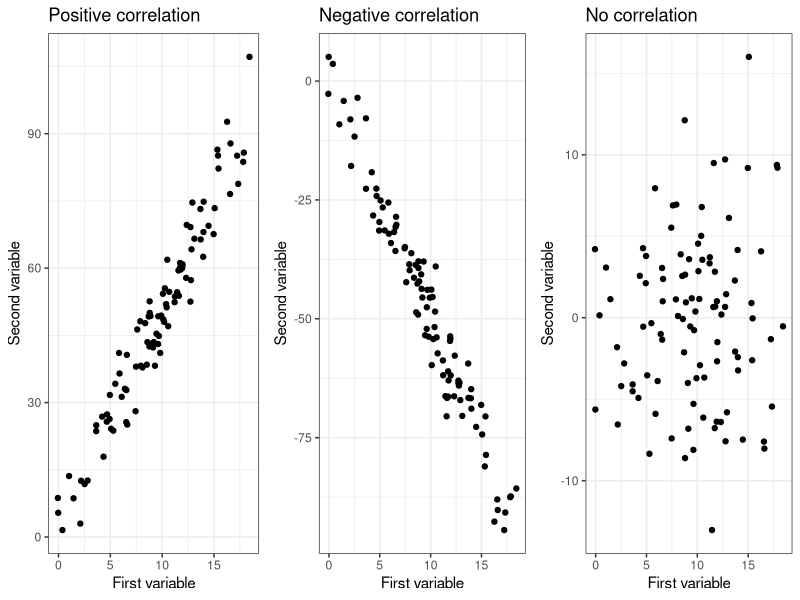
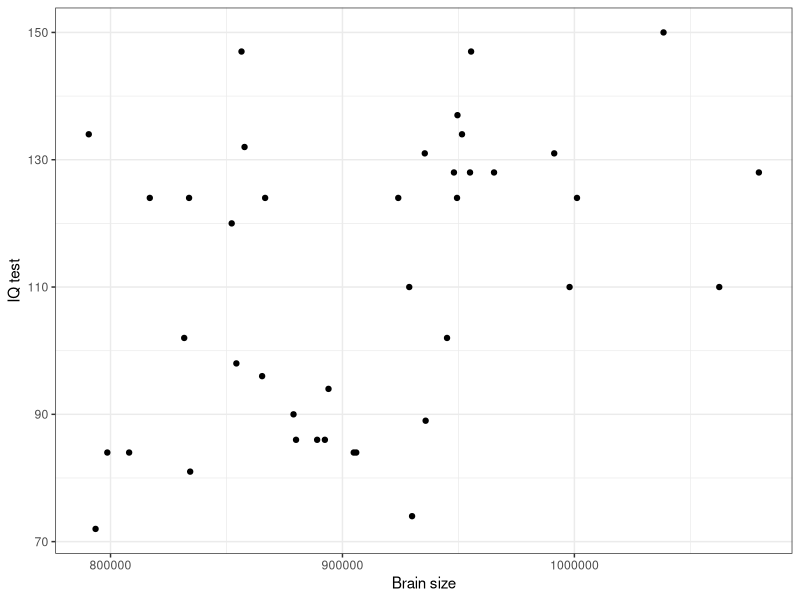
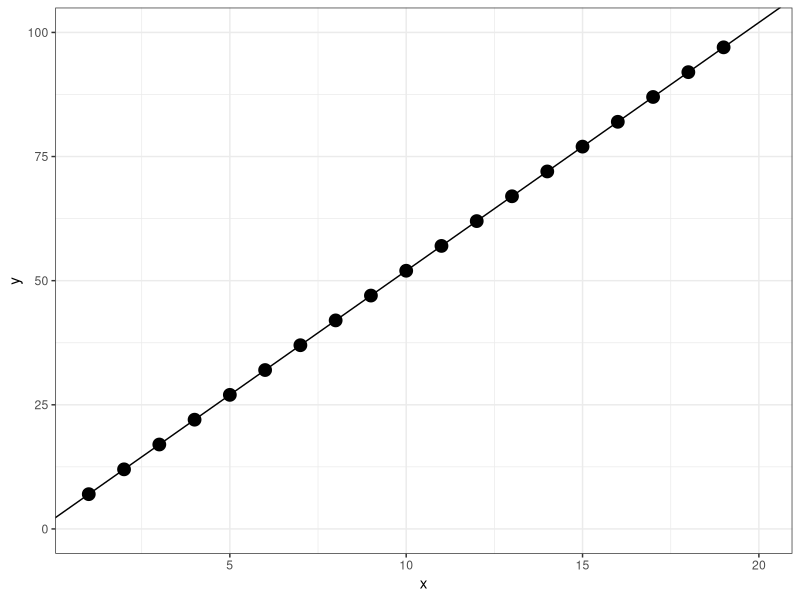
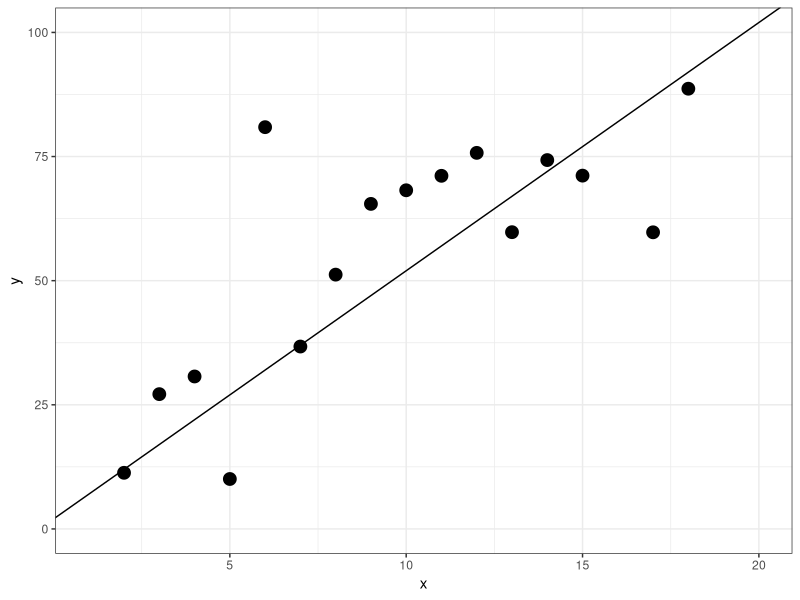
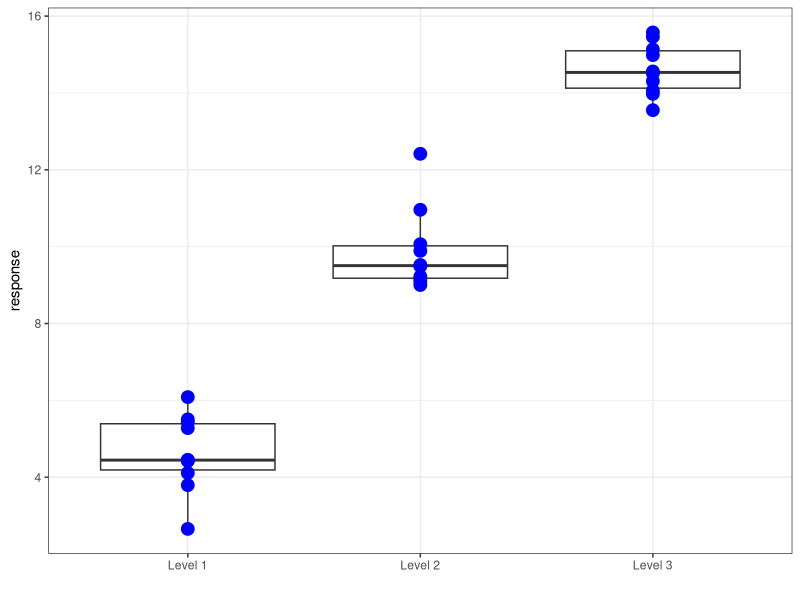
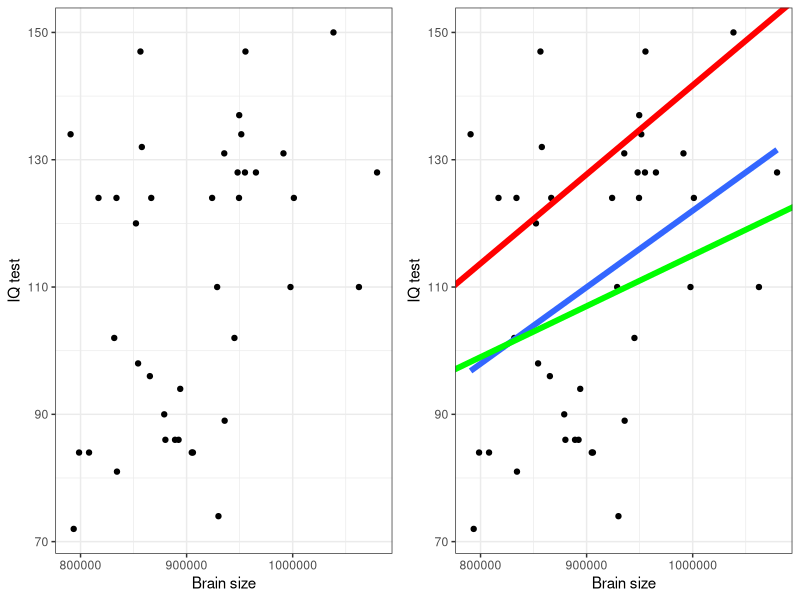
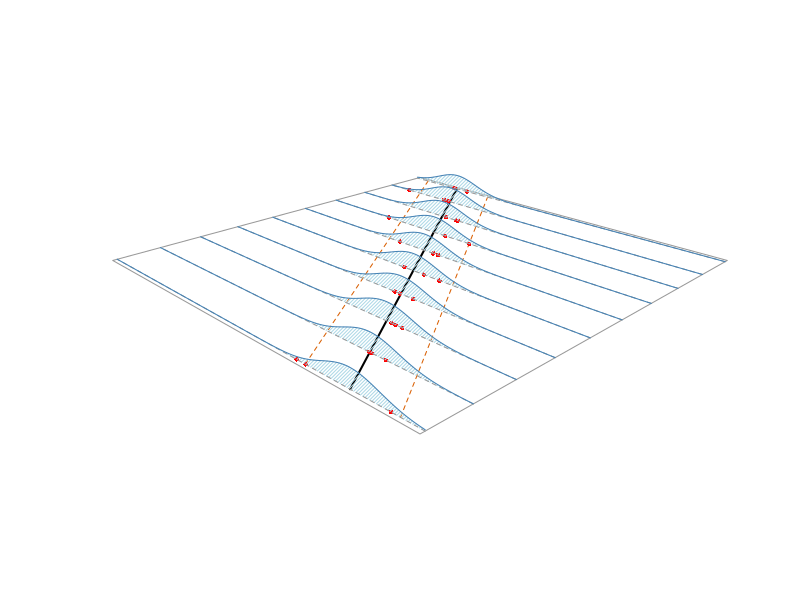
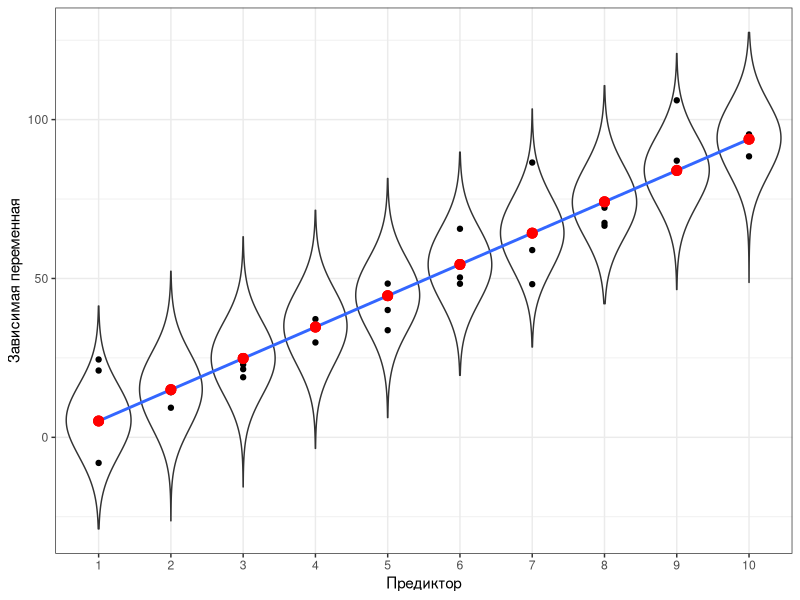

Source code (R) for these figures, in order:
## ---- chunk 1
# output options
options(width = 70, scipen = 6, digits = 3)
library(knitr)
# chunk default options
opts_chunk$set(fig.align='center', tidy = FALSE, fig.width = 7, fig.height = 3, warning = FALSE)
## ---- chunk 2
# library(downloader)
# download("https://varmara.github.io/linmodr/data/IQ_brain.csv", destfile = "data/IQ_brain.csv" )
## ---- chunk 3
brain <- read.csv("data/IQ_brain.csv", header = TRUE)
head(brain)

## ---- chunk 4
sum(!complete.cases(brain))
## ---- chunk 5
sapply(brain, function(x) sum(is.na(x)))
## ---- chunk 6
brain[!complete.cases(brain), ]
## ---- chunk 7
nrow(brain) ## Это без учета пропущенных значений
## ---- chunk 8
library (ggplot2)
library (gridExtra)
theme_set(theme_bw())
x <- rnorm(100, 10, 5)
y1 <- 5*x + rnorm(100, 0, 5)
pl_pos_cor <- ggplot(data.frame(x = x, y = y1), aes(x = x, y = y)) + geom_point() + xlab("First variable") + ylab("Second variable") + ggtitle("Positive correlation")

y2 <- -5*x + rnorm(100, 0, 5)
pl_neg_cor <- ggplot(data.frame(x = x, y = y2), aes(x = x, y = y)) + geom_point() + xlab("First variable") + ylab("Second variable") + ggtitle("Negative correlation")

y3 <- 0*x + rnorm(100, 0, 5)
pl_zero_cor <- ggplot(data.frame(x = x, y = y3), aes(x = x, y = y)) + geom_point() + xlab("First variable") + ylab("Second variable") + ggtitle("No correlation")

grid.arrange(pl_pos_cor, pl_neg_cor, pl_zero_cor, ncol = 3)

## ---- chunk 9
cor(brain[,2:6], use = "pairwise.complete.obs")

## ---- chunk 10
cor.test(brain$PIQ, brain$MRINACount, method = "pearson", alternative = "two.sided")

## ---- chunk 11
pl_brain <- ggplot(brain, 
               aes(x = MRINACount, y = PIQ)) + 
  geom_point() + 
  xlab("Brain size") + 
  ylab("IQ test")
pl_brain
## ---- chunk 12
x <- 1:20
y <- 2 + 5*x
ggplot(data.frame(x=x, y=y), aes(x=x, y=y)) + geom_point(size=4)  + geom_abline(slope=5, intercept = 2) + ylim(0, 100) 
## ---- chunk 13
x <- 1:20
y <- 2 + 5*x + rnorm(20,0, 20)
ggplot(data.frame(x=x, y=y), aes(x=x, y=y)) + geom_point(size=4)  + geom_abline(slope=5, intercept = 2)  + ylim(0,100) + theme_bw()

## ---- chunk 14
set.seed(1234)
x <- data.frame(labels = c(rep("Level 1", 10), rep( "Level 2", 10), rep("Level 3", 10)), response = c(rnorm(10, 5, 1), rnorm(10, 10, 1), rnorm(10, 15, 1))) 

ggplot(x, aes(x=labels, y=response)) + geom_boxplot()+ geom_point(color="blue", size=4) + xlab(" ") 

## ---- chunk 15
library(ggplot2)

pl_1 <- pl_brain + geom_smooth(method = "lm", se = FALSE, size=2) + geom_abline(slope = 0.00008, intercept = 35, color="green", size = 2) + geom_abline(slope = 0.00014, intercept =1.7, color="red", size=2) 

grid.arrange (pl_brain, pl_1, ncol=2)

## ---- chunk 16
## Based on code by Arthur Charpentier:
## http://freakonometrics.hypotheses.org/9593
## TODO: wrap it into a function and adapt it for use with other distributions
## as Markus Gesmann has done here
## http://www.magesblog.com/2015/08/visualising-theoretical-distributions.html

n <- 2


xy <- data.frame(X = rep(1:10, 3))

xy$Y <- 10*xy$X + rnorm(30, 0, 10)

xy$predicted <- predict(lm(Y ~ X, data = xy))


# X <- sqrt(brain$MRINACount) 
# Y <- sqrt(brain$PIQ)

X <- xy$X
Y <- (xy$Y)


df <- data.frame(X , Y)

# regression
reggig <- glm(Y ~ X, data = df, family = gaussian(link = "identity"))

# empty plot
vX <- seq(min(X) - 0.1, max(X) + 0.1, length = n)
vY <- seq(min(Y) - 10, max(Y) + 10, length = n)
mat <- persp(x = vX, y = vY, z = matrix(0, n, n), 
             zlim = c(0, 0.1),
             theta =  - 45, phi = 20, expand = 0.1,
             ticktype  = "detailed",  box = FALSE, border = "gray60")

x <- seq(min(X), max(X), length = 501)

# expected values
C <- trans3d(x, predict(reggig, newdata = data.frame(X = x), type = "response"), rep(0, length(x)), mat)
lines(C, lwd = 2)

sdgig <- sqrt(summary(reggig)$dispersion)

# 1SD
y1 <- qnorm(.95, predict(reggig, newdata = data.frame(X = x), type = "response"),  sdgig)
C <- trans3d(x, y1, rep(0, length(x)), mat)
lines(C, lty = 2, col = "#d95f02")
y2 <- qnorm(.05, predict(reggig, newdata = data.frame(X = x), type = "response"),  sdgig)
C <- trans3d(x, y2, rep(0, length(x)), mat)
lines(C, lty = 2, col = "#d95f02")

# C <- trans3d(c(x, rev(x)), c(y1, rev(y2)), rep(0, 2 * length(x)), mat)
# polygon(C, border = NA, col = "yellow")

# data points
C <- trans3d(X, Y, rep(0, length(X)), mat)
points(C,  pch = 16, col = "red", cex = 0.6)

# density curves
n <- 10
vX <- seq(min(X), max(X), length = n)

mgig <- predict(reggig, newdata = data.frame(X = vX))

sdgig <- sqrt(summary(reggig)$dispersion)

for(j in n:1){
  stp <- 251
  x <- rep(vX[j], stp)
  y <- seq(min(min(Y) - 10, 
               qnorm(.05, 
                     predict(reggig, 
                             newdata = data.frame(X = vX[j]), 
                             type = "response"),  
                     sdgig)), 
           max(Y) + 10, 
           length = stp)
  z0 <- rep(0, stp)
  z <- dnorm(y,  mgig[j],  sdgig)
  C <- trans3d(c(x, x), c(y, rev(y)), c(z, z0), mat)
  polygon(C, border = NA, col = "light blue", density = 40)
  C <- trans3d(x, y, z0, mat)
  lines(C, lty = 2, col = "grey60")
  C <- trans3d(x, y, z, mat)
  lines(C, col = "steelblue")
}

## ---- chunk 17

# xy <- data.frame(X = rep(1:10, 3))
# xy$Y <- 10*xy$X + rnorm(30, 0, 10)
# xy$predicted <- predict(lm(Y ~ X, data = xy))
# 

rand_df <- matrix(rep(NA,100000), ncol = 10)
for(i in 1:10) rand_df[,i] <- rnorm(10000, xy$predicted[i], 10)

rand_df <- data.frame(X = rep(xy$X, each = 10000), Y = as.vector(rand_df))



ggplot(xy, aes(x = X, y = Y)) + geom_violin(data = rand_df, aes(x = factor(X)), adjust = 5 ) + geom_point() + geom_smooth(method = "lm", se = F) + geom_point(data = xy, aes(x = X, y = predicted), color = "red", size = 3) + labs(x = "Предиктор", y = "Зависимая переменная") 
## ---- chunk 18
brain_model <- lm(PIQ ~ MRINACount, data = brain)
brain_model
## ---- chunk 19
n=100
x <- rnorm(n, 10, 5)
y1 <- 5*x + 50 + rnorm(n, 0, 2)
y2 <- -5*x + 50 + rnorm(n, 0, 2)
y3 <- 0*x + 50 + rnorm(n, 0, 2)
label <- c(rep("Positive slope",n), rep("Negative slope", n), rep("Zero slope", n))
df1 <- data.frame(x = rep(x, 3), y = c(y1, y2, y3), label = label)
df1a <- data.frame(intercept = c(50, 50, 50), slope = c(-5,0,5))
pl_1 <- ggplot(data = df1, aes(x = x, y = y, color = label)) + geom_point() + xlab("Independent (X)") + ylab("Dependent (Y)") + xlim(0, 25) + guides(color=F) + geom_abline(data = df1a, aes(intercept = intercept, slope = slope), size=1) + ggtitle("Constant intercepts \n Different slopes")

x <- rnorm(n, 10, 5)
y1 <- 5*x + 0 + rnorm(n, 0, 2)
y2 <- 5*x + 30 + rnorm(n, 0, 2)
y3 <- 5*x + 60 + rnorm(n, 0, 2)
label <- c(rep("Intercept = 0",n), rep("Intercept = 30", n), rep("Intercept = 60", n))
df2 <- data.frame(x = rep(x, 3), y = c(y1, y2, y3), label = label)
df2a <- data.frame(intercept=c(30, 0, 60), slope=c(5, 5, 5))
pl_2 <- ggplot(df2, aes(x = x, y = y, color=label)) + geom_point() + xlab("Independent (X)") + ylab("Dependent (Y)") + xlim(0, 25) + guides(color=F) + geom_abline(data = df2a, aes(intercept = intercept, slope = slope), size=1) + ggtitle("Different intercepts \n Constant slopes")


x <- rnorm(n, 10, 5)
y1 <- 0*x + 0 + rnorm(n, 0, 2)
y2 <- 0*x + 30 + rnorm(n, 0, 2)
y3 <- 0*x + 60 + rnorm(n, 0, 2)
label <- c(rep("Intercept = 0",n), rep("Intercept = 30", n), rep("Intercept = 60", n))
df3 <- data.frame(x = rep(x, 3), y = c(y1, y2, y3), label = label)
df3a <- data.frame(intercept = c(30, 0, 60), slope = c(0, 0, 0))
pl_3 <- ggplot(data = df3, aes(x = x, y = y, color=label)) + geom_point() + xlab("Independent (X)") + ylab("Dependent (Y)") + xlim(0, 25) + guides(color=F) + geom_abline(data = df3a, aes(intercept = intercept, slope = slope), size=1) + ggtitle("Different intercepts \n Zero slopes")

grid.arrange(pl_1, pl_2, pl_3, nrow=1)

## ---- chunk 20
coefficients(brain_model) [1]
coefficients(brain_model) [2]

## ---- chunk 21
as.numeric(coefficients(brain_model) [1] + coefficients(brain_model) [2] * 900000)

## ---- chunk 22
brain$PIQ[10] - fitted(brain_model)[10]
residuals(brain_model)[10]

## ---- chunk 23
summary(brain_model)

## ---- chunk 24
pl_brain + geom_smooth(method="lm") 
## ---- chunk 25
pop_x <- rnorm(1000, 10, 3)
pop_y <- 10 + 10*pop_x + rnorm(1000, 0, 20)
population <- data.frame(x=pop_x, y=pop_y)

ggplot(population, aes(x=x, y=y)) + geom_point(alpha=0.3, color="red")+ geom_abline(aes(intercept=10, slope=10), color="blue", size=2)
## ---- chunk 26
samp_coef <- data.frame(b0 = rep(NA, 100), b1=rep(NA, 100))
for(i in 1:100) {
  samp_num <- sample(1:1000, 20)
  samp <- population[samp_num, ]
  fit <- lm(y~x, data=samp)
  samp_coef$b0[i] <- coef(fit)[1]
  samp_coef$b1[i] <- coef(fit)[2]
  
 }

ggplot(population, aes(x=x, y=y)) + geom_point(alpha=0.3, color="red")+ geom_abline(aes(intercept=b0, slope=b1), data=samp_coef) + geom_abline(aes(intercept=10, slope=10), color="blue", size=2)
## ---- chunk 27
coef(brain_model)

confint(brain_model)
## ---- chunk 28
pl_alpha1 <- pl_brain + geom_smooth(method="lm", level=0.8) + ggtitle(bquote(alpha==0.2))

pl_alpha2 <- pl_brain + geom_smooth(method="lm", level=0.95) + ggtitle(bquote(alpha==0.05))

pl_alpha3 <- pl_brain + geom_smooth(method="lm", level=0.999) + ggtitle(bquote(alpha==0.01))


grid.arrange(pl_alpha1, pl_alpha2, pl_alpha3, ncol=3)

## ---- chunk 29
newdata <- data.frame(MRINACount = 900000)

predict(brain_model, newdata, interval = "prediction", 
        level = 0.95, se = TRUE)$fit

## ---- chunk 30
brain_predicted <- predict(brain_model, interval="prediction")
brain_predicted <- data.frame(brain, brain_predicted)
head(brain_predicted)
## ---- chunk 31
pl_brain + 

# 1) Линия регрессии и ее дов. интервал
# Если мы указываем fill внутри aes() и задаем фиксированное значение - появится соотв. легенда с названием.
# alpha - задает прозрачность
  geom_smooth(method = "lm", aes(fill = "Conf.interval"), alpha = 0.4) +
# 2) Интервал предсказаний создаем при помощи геома ribbon ("лента")
# Данные берем из другого датафрейма - из brain_predicted
# ymin и ymax - эстетики геома ribbon, которые задают нижний и верхний край ленты в точках с заданным x (x = MRINACount было задано в ggplot() при создании pl_brain, поэтому сейчас его указывать не обязательно)
  geom_ribbon(data = brain_predicted,  aes(ymin = lwr, ymax = upr, fill = "Conf. area for prediction"), alpha = 0.2) +

# 3) Вручную настраиваем цвета заливки при помощи шкалы fill_manual.
# Ее аргумент name - название соотв. легенды, values - вектор цветов
  scale_fill_manual(name = "Intervals", values = c("green", "gray")) +

# 4) Название графика
  ggtitle("Confidence interval \n and confidence area for prediction")
## ---- chunk 32
pl_brain + 
  geom_ribbon(data=brain_predicted, aes(y=fit, ymin=lwr, ymax=upr, fill = "Conf. area for prediction"), alpha=0.2) + 
  geom_smooth(method="lm", aes(fill="Conf.interval"), alpha=0.4) + 
  scale_fill_manual("Intervals", values = c("green", "gray")) + 
  ggtitle("Confidence interval \n and confidence area for prediction")+ xlim(600000, 1300000) + geom_text(label="Interpolation", aes(x=950000, y=100)) + geom_text(label="Extrapolation", aes(x=700000, y=70)) +
geom_text(label="Extrapolation", aes(x=1200000, y=70))
